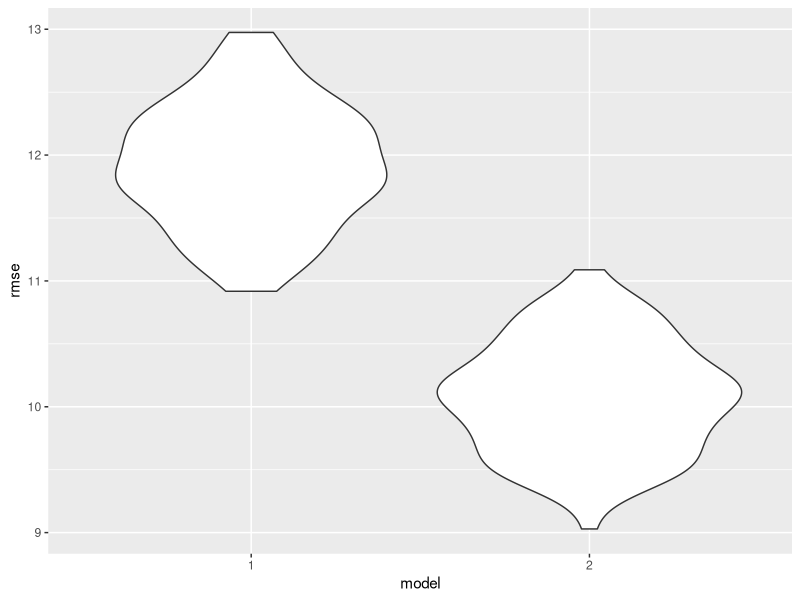
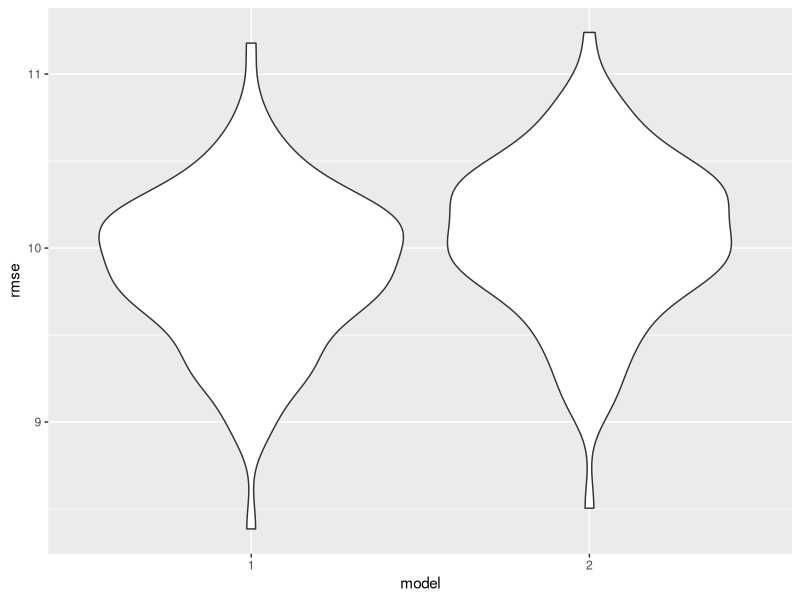

Write R code to recreate these figures, in order.
## ---- chunk 1
library(tidyverse)
library(modelr)

set.seed(1)
museum_edu_df <- read.csv("museum_edu_data.csv")
## ---- chunk 2
# Count the number of museums per zip code
museum_count_per_zip <- museum_edu_df |>
  group_by(zip_code) |>
  summarize(n_museums = n())

# Merge the museum count back into the main dataset
museum_edu_df <- left_join(museum_edu_df, museum_count_per_zip, by = c("zip_code"), suffix = c(".museum_count_per_zip", ".museum_edu_df"))

# Linear regression: Number of Museums vs Highest Educational Attainment Category
regression_model_bach <- lm(bachelors ~ n_museums, data = museum_edu_df)

# Creating Regression Model Table
regression_model_bach |>
  broom::tidy() |>
  select(term, estimate, p.value) |>
  knitr::kable(digits=10)
## ---- chunk 3
#Linear regression model: museums and medium income
regression_model_income <- lm(n_museums ~ median_income, data = museum_edu_df)

# Creating Regression Model Table
regression_model_income |>
  broom::tidy() |>
  select(term, estimate, p.value) |>
  knitr::kable(digits=10)
## ---- chunk 4
#Linear regression model: college degrees and medium income
regression_model_bachincome <- lm(bachelors ~ median_income, data = museum_edu_df)

# Creating Regression Model Table
regression_model_bachincome |>
  broom::tidy() |>
  select(term, estimate, p.value) |>
  knitr::kable(digits=10)
## ---- chunk 5
#linear regression model testing for confounding
model4 = lm(formula = bachelors ~ median_income + n_museums, data = museum_edu_df)

# Creating Regression Model Table
model4 |>
  broom::tidy() |>
  select(term, estimate, p.value) |>
  knitr::kable(digits=10)
## ---- chunk 6
cv1_df = 
  crossv_mc(museum_edu_df, 100) 

cv1_df |> 
  mutate(
    mod_1  = map(train, \(df) lm(bachelors ~ n_museums, data = museum_edu_df)),
    mod_2  = map(train, \(df) lm(bachelors ~ median_income + n_museums, data = museum_edu_df))) |> 
  mutate(
    rmse_1 = map2_dbl(mod_1, test, \(mod, df) rmse(model = mod, data = df)),
    rmse_2 = map2_dbl(mod_2, test, \(mod, df) rmse(model = mod, data = df))) |>
  select(starts_with("rmse")) |>
  pivot_longer(
    everything(), names_to="model", values_to="rmse", names_prefix="rmse_") |>
  ggplot(aes(x=model, y=rmse)) + geom_violin()
## ---- chunk 7
#linear regression model testing for confounding
model_int = lm(formula = bachelors ~ median_income + n_museums + median_income*n_museums, data = museum_edu_df)

# Creating Regression Model Table
model_int |>
  broom::tidy() |>
  select(term, estimate, p.value) |>
  knitr::kable(digits=10)
## ---- chunk 8
cv2_df = 
  crossv_mc(museum_edu_df, 100) 

cv2_df |> 
  mutate(
    mod_1  = map(train, \(df) lm(formula = bachelors ~ median_income + n_museums + median_income*n_museums, data = museum_edu_df)),
    mod_2  = map(train, \(df) lm(formula = bachelors ~ median_income + n_museums, data = museum_edu_df))) |> 
  mutate(
    rmse_1 = map2_dbl(mod_1, test, \(mod, df) rmse(model = mod, data = df)),
    rmse_2 = map2_dbl(mod_2, test, \(mod, df) rmse(model = mod, data = df))) |>
  select(starts_with("rmse")) |>
  pivot_longer(
    everything(), names_to="model", values_to="rmse", names_prefix="rmse_") |>
  ggplot(aes(x=model, y=rmse)) + geom_violin()
